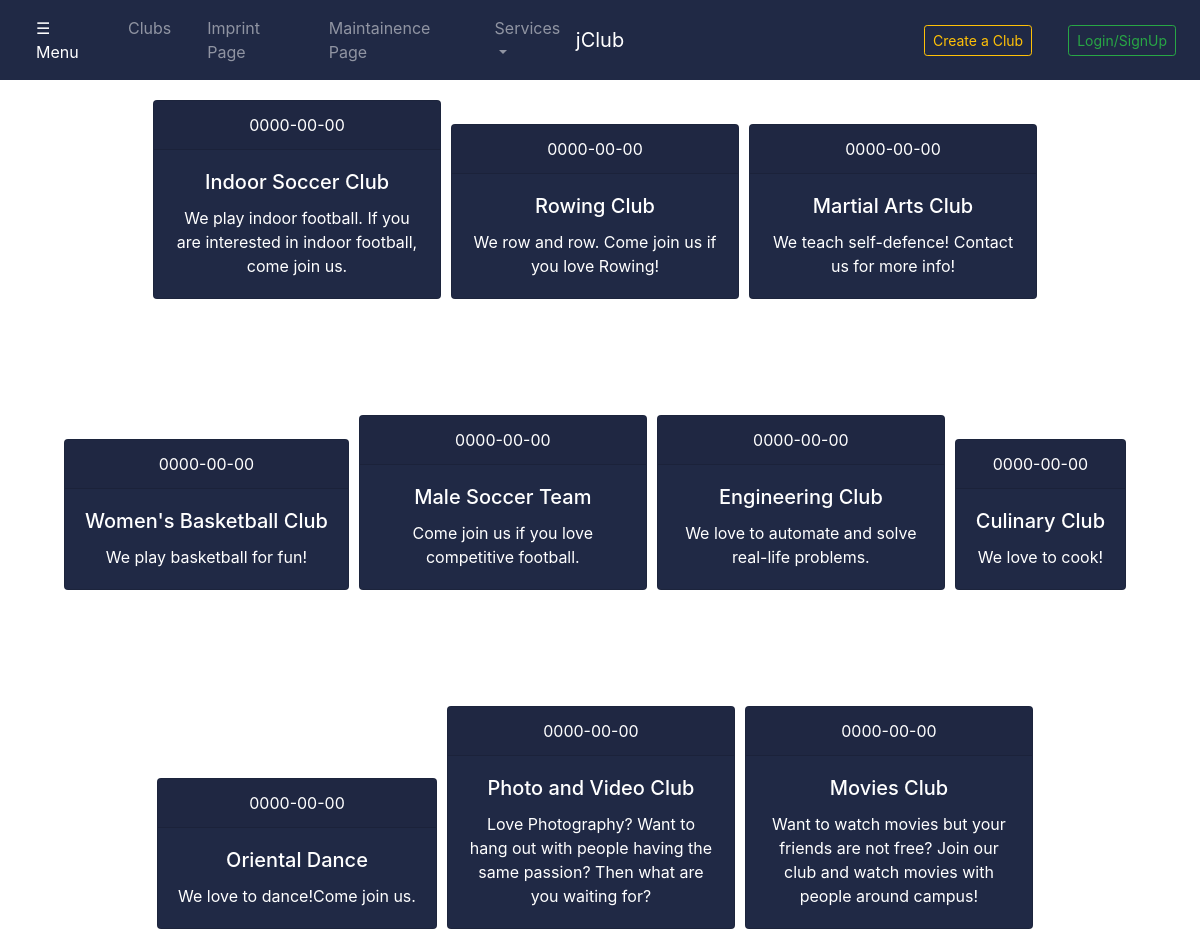
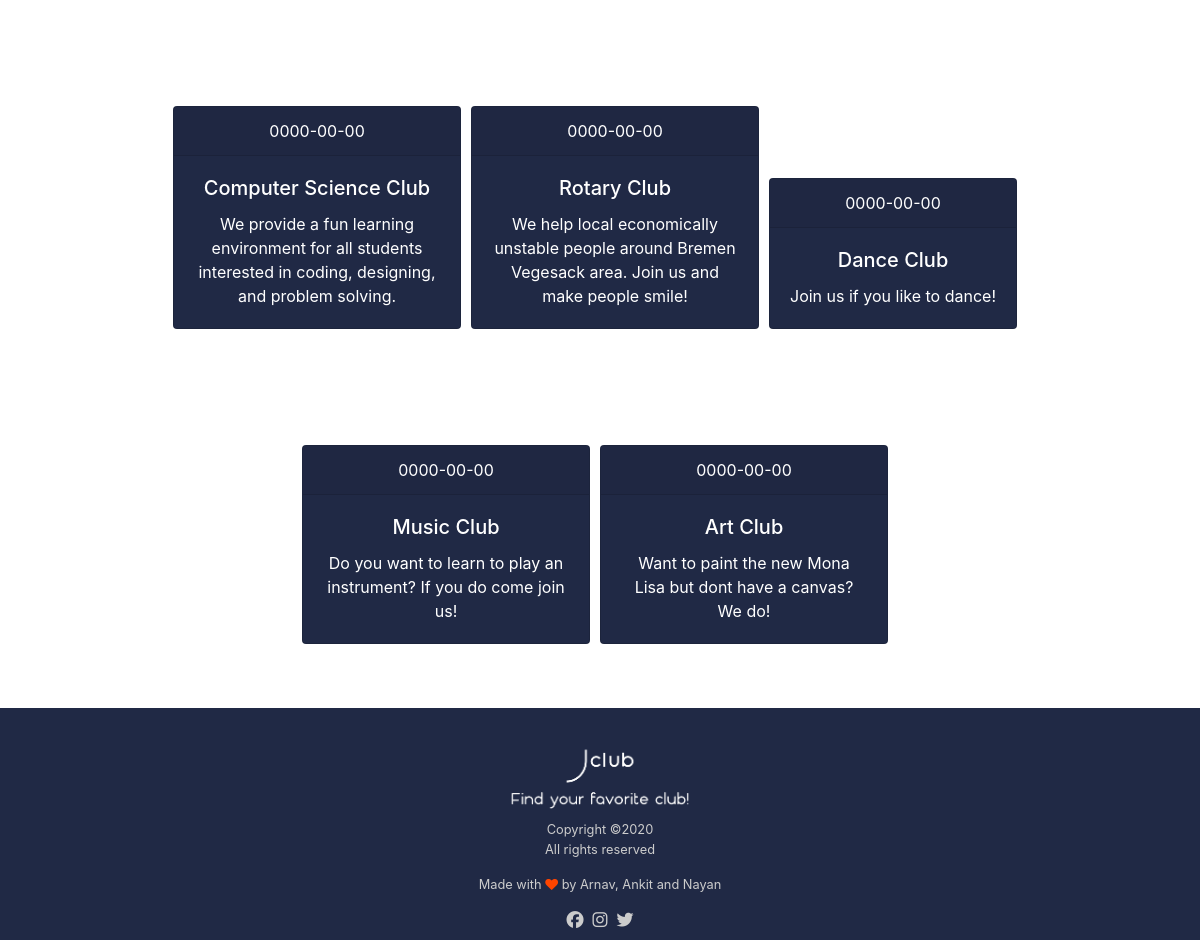
Screenshot of /5_Input_Component/public_html/searchpage.php?error=all with the database file from the repository (2 pictures, top to bottom).
### tables this page shows
CREATE TABLE CLUB (
	club_id INT AUTO_INCREMENT,
	club_name VARCHAR(100) NOT NULL,
	club_description TEXT NOT NULL,
	club_contact VARCHAR(50) NOT NULL,
	club_begin DATE NOT NULL,
	club_rating decimal(2,1),
	sports TINYINT,
	other_clubs TINYINT,
	arts TINYINT,
	dance TINYINT,
	outreach_and_fellowship TINYINT,
	PRIMARY KEY (club_id),
	CONSTRAINT check_club_rating CHECK (club_rating >=0 AND club_rating<=5)
);

### 5_Input_Component/public_html/searchpage.php (the view, shortened to what this page needs)
<?php
include_once 'head.php';
?>
<link rel="stylesheet" href="css/card.css">
<?php
include_once 'nav.php';
?>
<section id="cards">
    <?php
    require_once 'includes/dbh-in.php';
    if (isset($_POST['search'])) {
        if ($_POST['searchword'] != NULL) {
            $value = mysqli_real_escape_string($conn, strip_tags($_POST['searchword']));
            $sql = "SELECT * FROM CLUB WHERE club_name LIKE '%$value%' OR club_description LIKE '%$value%' OR
                    club_begin LIKE '%$value%' OR club_contact LIKE '%$value%';";
            $result = mysqli_query($conn, $sql);
            $nore = mysqli_num_rows($result);
            if ($nore == 0) {
                $sql = "SELECT * FROM ACTIVITY WHERE activity_name LIKE '%$value%' OR activity_location LIKE '%$value%' OR
                    activity_desc LIKE '%$value%' OR activity_type LIKE '%$value%' OR activity_day LIKE '%$value%' OR activity_time LIKE '%$value%';";
                $result = mysqli_query($conn, $sql);
                $nore = mysqli_num_rows($result);
                if ($nore > 0) {
                    $row1 = mysqli_fetch_assoc($result);
                    $sql1 = "SELECT * FROM ORGANIZES WHERE activity_id=?;";
                    $prestate1 = mysqli_stmt_init($conn);
                    mysqli_stmt_prepare($prestate1, $sql1);
                    mysqli_stmt_bind_param($prestate1, "i", $row1['activity_id']);
                    mysqli_stmt_execute($prestate1);
                    $resultdata = mysqli_stmt_get_result($prestate1);
                    $clubi = mysqli_fetch_assoc($resultdata);
                    $clubid = $clubi['club_id'];
                    mysqli_stmt_close($prestate1);
                    $sql2 = "SELECT * FROM CLUB WHERE club_id=?;";
                    $prestate2 = mysqli_stmt_init($conn);
                    mysqli_stmt_prepare($prestate2, $sql2);
                    mysqli_stmt_bind_param($prestate2, "i", $clubid);
                    mysqli_stmt_execute($prestate2);
                    $result = mysqli_stmt_get_result($prestate2);
                }
            }
            if ($nore > 0) {
                while ($row = mysqli_fetch_assoc($result)) {
                    echo "<div class='card mb-3' style='max-width: 18rem;color:white;background-color:#202945'>
  <a href='result.php?name=" . $row['club_name'] . "&begin=" . $row['club_begin'] . "' style='text-decoration:none;color:white;'><div class='card-header'>" . $row['club_begin'] . "</div>
  <div class='card-body'>
    <h5 class='card-title'>" . $row['club_name'] . "</h5>
    <p class='card-text'>" . $row['club_description'] . "</p>
  </div></div></a>";
                }
            } else {
                echo "<h5 style='color:red;padding-top:100px;''>No matching result!</h5>";
            }
        } else {
            echo "<h5 style='color:red;padding-top:100px;''>Please write something in the search box!</h5>";
        }
    } else if (isset($_GET['error'])) {
        if ($_GET['error'] == 'all') {
            $value = mysqli_real_escape_string($conn, '');
            $sql = "SELECT * FROM CLUB WHERE club_name LIKE '%$value%' OR club_description LIKE '%$value%' OR
                    club_begin LIKE '%$value%' OR club_contact LIKE '%$value%'";
            $result = mysqli_query($conn, $sql);
            $nore = mysqli_num_rows($result);
            if ($nore > 0) {
                while ($row = mysqli_fetch_assoc($result)) {
                    echo "<div class='card mb-3' style='max-width: 18rem;color:white;background-color:#202945'>
  <a href='result.php?name=" . $row['club_name'] . "&begin=" . $row['club_begin'] . "' style='text-decoration:none;color:white;'><div class='card-header'>" . $row['club_begin'] . "</div>
  <div class='card-body'>
    <h5 class='card-title'>" . $row['club_name'] . "</h5>
    <p class='card-text'>" . $row['club_description'] . "</p>
  </div></div></a>";
                }
            }
        }
    } else {
        echo "<h5 style='color:red;padding-top:100px;''>Aren't you a smartie:)</h5>";
    }
    ?>
</section>
<?php
include_once 'footer.php';
?>

### 5_Input_Component/public_html/css/styles.css (style rules this page uses)
html { scroll-behavior: smooth; width: 100%; overflow-x: hidden; }
body { text-align: center; }

### 5_Input_Component/public_html/css/card.css (style rules this page uses)
#cards { padding: 0 5%; text-align: center; }
.card { margin: 100px 10px 0 0; display: inline-block; transition: all 0.5s ease; }

### rows the page displays
club: club_begin "0000-00-00", club_name "Indoor Soccer Club", club_description "We play indoor football. If you are interested in indoor football, come join us."
club: club_begin "0000-00-00", club_name "Rowing Club", club_description "We row and row. Come join us if you love Rowing!"
club: club_begin "0000-00-00", club_name "Martial Arts Club", club_description "We teach self-defence! Contact us for more info!"
club: club_begin "0000-00-00", club_name "Women's Basketball Club", club_description "We play basketball for fun!"
club: club_begin "0000-00-00", club_name "Male Soccer Team", club_description "Come join us if you love competitive football."
club: club_begin "0000-00-00", club_name "Engineering Club", club_description "We love to automate and solve real-life problems."
club: club_begin "0000-00-00", club_name "Culinary Club", club_description "We love to cook!"
club: club_begin "0000-00-00", club_name "Oriental Dance", club_description "We love to dance!Come join us."
club: club_begin "0000-00-00", club_name "Photo and Video Club", club_description "Love Photography? Want to hang out with people having the same passion? Then what are you waiting for?"
club: club_begin "0000-00-00", club_name "Movies Club", club_description "Want to watch movies but your friends are not free? Join our club and watch movies with people around campus!"
club: club_begin "0000-00-00", club_name "Computer Science Club", club_description "We provide a fun learning environment for all students interested in coding, designing, and problem solving."
club: club_begin "0000-00-00", club_name "Rotary Club", club_description "We help local economically unstable people around Bremen Vegesack area. Join us and make people smile!"
club: club_begin "0000-00-00", club_name "Dance Club", club_description "Join us if you like to dance!"
club: club_begin "0000-00-00", club_name "Music Club", club_description "Do you want to learn to play an instrument? If you do come join us!"
club: club_begin "0000-00-00", club_name "Art Club", club_description "Want to paint the new Mona Lisa but dont have a canvas? We do!"
